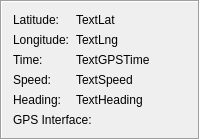
      <widget class="QFrame" name="FrameGPS" >
       <property name="frameShape" >
        <enum>QFrame::Box</enum>
       </property>
       <property name="frameShadow" >
        <enum>QFrame::Sunken</enum>
       </property>
       <layout class="QVBoxLayout" name="vlgps" >
        <item>
         <layout class="QFormLayout" name="formLayoutgps1" >
          <property name="fieldGrowthPolicy" >
           <enum>QFormLayout::AllNonFixedFieldsGrow</enum>
          </property>
          <item row="0" column="0" >
           <widget class="QLabel" name="GPSLatL" >
            <property name="text" >
             <string>Latitude:</string>
            </property>
            <property name="wordWrap" >
             <bool>false</bool>
            </property>
           </widget>
          </item>
          <item row="0" column="1" >
           <widget class="QLabel" name="GPSLatV" >
            <property name="sizePolicy" >
             <sizepolicy vsizetype="Minimum" hsizetype="MinimumExpanding" >
              <horstretch>0</horstretch>
              <verstretch>0</verstretch>
             </sizepolicy>
            </property>
            <property name="text" >
             <string>TextLat</string>
            </property>
            <property name="wordWrap" >
             <bool>false</bool>
            </property>
           </widget>
          </item>
          <item row="1" column="0" >
           <widget class="QLabel" name="GPSLngL" >
            <property name="text" >
             <string>Longitude:</string>
            </property>
            <property name="wordWrap" >
             <bool>false</bool>
            </property>
           </widget>
          </item>
          <item row="1" column="1" >
           <widget class="QLabel" name="GPSLngV" >
            <property name="sizePolicy" >
             <sizepolicy vsizetype="Minimum" hsizetype="MinimumExpanding" >
              <horstretch>0</horstretch>
              <verstretch>0</verstretch>
             </sizepolicy>
            </property>
            <property name="text" >
             <string>TextLng</string>
            </property>
            <property name="wordWrap" >
             <bool>false</bool>
            </property>
           </widget>
          </item>
          <item row="2" column="0" >
           <widget class="QLabel" name="GPSTimeDateL" >
            <property name="text" >
             <string>Time:</string>
            </property>
            <property name="wordWrap" >
             <bool>false</bool>
            </property>
           </widget>
          </item>
          <item row="2" column="1" >
           <widget class="QLabel" name="GPSSpeedV" >
            <property name="sizePolicy" >
             <sizepolicy vsizetype="Minimum" hsizetype="MinimumExpanding" >
              <horstretch>0</horstretch>
              <verstretch>0</verstretch>
             </sizepolicy>
            </property>
            <property name="text" >
             <string>TextGPSTime</string>
            </property>
            <property name="wordWrap" >
             <bool>false</bool>
            </property>
           </widget>
          </item>
          <item row="3" column="0" >
           <widget class="QLabel" name="GPSSpeedL" >
            <property name="text" >
             <string>Speed:</string>
            </property>
            <property name="wordWrap" >
             <bool>false</bool>
            </property>
           </widget>
          </item>
          <item row="3" column="1" >
           <widget class="QLabel" name="GPSTimeDateV" >
            <property name="sizePolicy" >
             <sizepolicy vsizetype="Minimum" hsizetype="MinimumExpanding" >
              <horstretch>0</horstretch>
              <verstretch>0</verstretch>
             </sizepolicy>
            </property>
            <property name="text" >
             <string>TextSpeed</string>
            </property>
            <property name="wordWrap" >
             <bool>false</bool>
            </property>
           </widget>
          </item>
          <item row="4" column="0" >
           <widget class="QLabel" name="GPSHeadingL" >
            <property name="text" >
             <string>Heading:</string>
            </property>
            <property name="wordWrap" >
             <bool>false</bool>
            </property>
           </widget>
          </item>
          <item row="4" column="1" >
           <widget class="QLabel" name="GPSHeadingV" >
            <property name="sizePolicy" >
             <sizepolicy vsizetype="Minimum" hsizetype="MinimumExpanding" >
              <horstretch>0</horstretch>
              <verstretch>0</verstretch>
             </sizepolicy>
            </property>
            <property name="text" >
             <string>TextHeading</string>
            </property>
            <property name="wordWrap" >
             <bool>false</bool>
            </property>
           </widget>
          </item>
         </layout>
        </item>
        <item>
         <layout class="QFormLayout" name="formLayoutgps2" >
          <property name="fieldGrowthPolicy" >
           <enum>QFormLayout::AllNonFixedFieldsGrow</enum>
          </property>
          <item row="0" column="0" >
           <widget class="QLabel" name="TextLabel1" >
            <property name="text" >
             <string>GPS Interface:</string>
            </property>
            <property name="wordWrap" >
             <bool>false</bool>
            </property>
           </widget>
          </item>
          <item row="0" column="1" >
           <widget class="CMultColorLED" native="1" name="LEDGPS" >
            <property name="sizePolicy" >
             <sizepolicy vsizetype="Preferred" hsizetype="Minimum" >
              <horstretch>0</horstretch>
              <verstretch>0</verstretch>
             </sizepolicy>
            </property>
           </widget>
          </item>
         </layout>
        </item>
       </layout>
      </widget>
